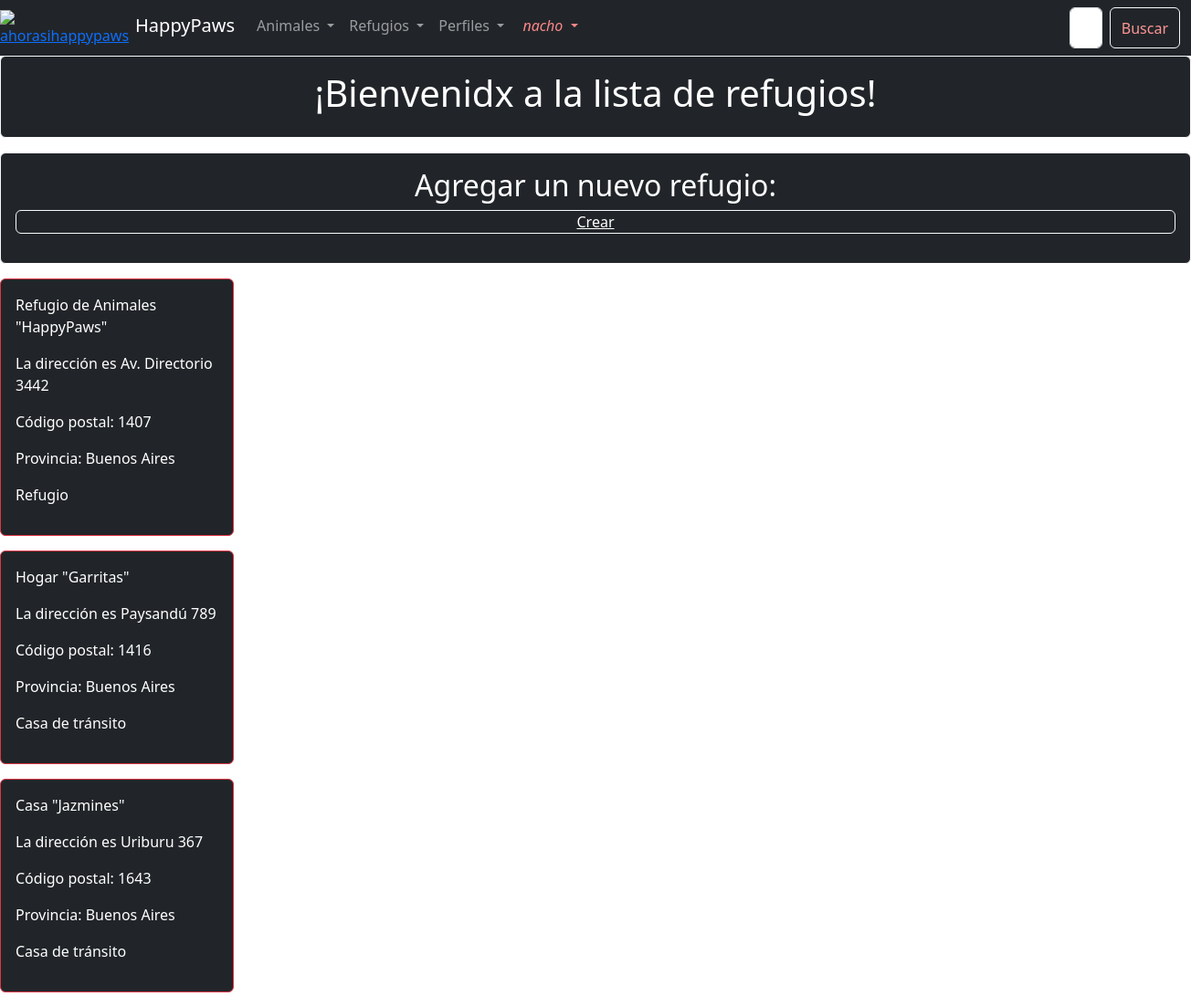
Page /shelter-list/ (signed in) on the committed database.
### animal_app/models.py (models this page shows, shortened)
class AnimalShelter(models.Model):
    name = models.CharField(max_length=100)
    street = models.CharField(max_length=100)
    number= models.IntegerField()
    postal_code = models.IntegerField()
    province = models.CharField(max_length=100)
    shelter_type = models.CharField(max_length=50)

### animal_app/views.py (the view)
# urls.py: path("shelter-list/", shelter_list),
def shelter_list(request):
    if "search" in request.GET:
        search = request.GET["search"]
        all_shelters = AnimalShelter.objects.filter(name_icontains=search)
    else:
        all_shelters = AnimalShelter.objects.all()
    context = {
        "shelters":all_shelters,
    }
    return render(request, "shelter-list.html", context = context)

### templates/shelter-list.html (shortened to what this page needs)
{% extends "base.html" %}
{% block content %}
<div class="card text-bg-dark mb-3 card border-light mb-3">
    <div class="card-body">
        <h1 style="text-align:center;">¡Bienvenidx a la lista de refugios!</h1>
    </div>
</div>
<div class="card text-bg-dark mb-3 card border-light mb-3">
    <div class="card-body">
        <h2 style="text-align:center;">Agregar un nuevo refugio:</h2>
        <a href="/create-shelter/" class="card text-bg-dark mb-3 card border-light mb-3" style="text-align: center;">Crear</a>
    </div>
</div>
    {% for shelter in shelters %}
    <div class="card text-bg-dark mb-3 card border-danger mb-3" style="max-width: 16rem;">
        <div class="card-body">
        <p> {{shelter.name}} </p>
        <p> La dirección es {{shelter.street}} {{shelter.number}}</p>
        <p> Código postal: {{shelter.postal_code}} </p>
        <p> Provincia: {{shelter.province}} </p>
        <p> {{shelter.shelter_type}} </p>
        </div>
    </div>
    {% endfor %}
{% endblock %}

### templates/base.html (shortened to what this page needs)
<!DOCTYPE html>
<html lang="en">
<head>
    <link href="https://cdn.jsdelivr.net/npm/bootstrap@5.3.0-alpha1/dist/css/bootstrap.min.css" rel="stylesheet">
</head>
<body>
    <header>
            <nav class="navbar navbar-expand-lg navbar-dark bg-dark">
                <a href=""><img src="https://i.ibb.co/VVpN3y7/ahorasihappypaws.png" alt="ahorasihappypaws" width="60" height="60" /></a>
                <div class="container-fluid">
                <a class="navbar-brand" href="/" style="margin-bottom:5px; margin-left:-5px;">HappyPaws</a>
                <div class="collapse navbar-collapse" id="navbarSupportedContent">
                    <ul class="navbar-nav me-auto mb-2 mb-lg-0">
                        <li class="nav-item dropdown">
                            <a class="nav-link dropdown-toggle" href="#" role="button" data-bs-toggle="dropdown" aria-expanded="false">
                                Animales
                            </a>
                        </li>
                        <li class="nav-item dropdown">
                            <a class="nav-link dropdown-toggle" href="#" role="button" data-bs-toggle="dropdown" aria-expanded="false">
                                Refugios
                            </a>
                        </li>
                        <li class="nav-item dropdown">
                            <a class="nav-link dropdown-toggle" href="#" role="button" data-bs-toggle="dropdown" aria-expanded="false">
                                Perfiles
                            </a>
                        </li>
                    <li class="nav-item dropdown">
                        <a class="nav-link dropdown-toggle" href="#" role="button" data-bs-toggle="dropdown" aria-expanded="false" style="color: rgb(252, 135, 135); margin-bottom:5px; margin-top:0px; margin-right:50px; font-style:italic;">
                            {% if request.user.is_authenticated %}
                                {{request.user.username}}
                            {% elif not request.user.is_authenticated %}
                                Sesión
                            {% endif %}
                        </a>
                    </li>
                    <form class="d-flex" role="search" action="/animal-list/" method="GET">
                    <input class="form-control me-2" type="search" placeholder="Buscar Animales" aria-label="Search" name="search" style="margin-left:480px;">
                    <button class="btn btn-outline-light" type="submit" style="color:rgb(254, 150, 149)">Buscar</button>
                    </form>
                </div>
                </div>
            </nav>
    </header>
    {% block content %}
    {% endblock %}
</body>
</html>

### templates/base.html (style rules this page uses)
body { background-image: url('https://i.pinimg.com/564x/0b/c4/a1/0bc4a10e10077c2aedac4cf37e7378c7.jpg'); }

### rows in the picture
AnimalShelter: name "Refugio de Animales \"HappyPaws\"", street "Av. Directorio", number "3442", postal_code "1407", province "Buenos Aires", shelter_type "Refugio"
AnimalShelter: name "Hogar \"Garritas\"", street "Paysandú", number "789", postal_code "1416", province "Buenos Aires", shelter_type "Casa de tránsito"
AnimalShelter: name "Casa \"Jazmines\"", street "Uriburu", number "367", postal_code "1643", province "Buenos Aires", shelter_type "Casa de tránsito"

### other values in the picture
{{ request.user.username }} "nacho"
